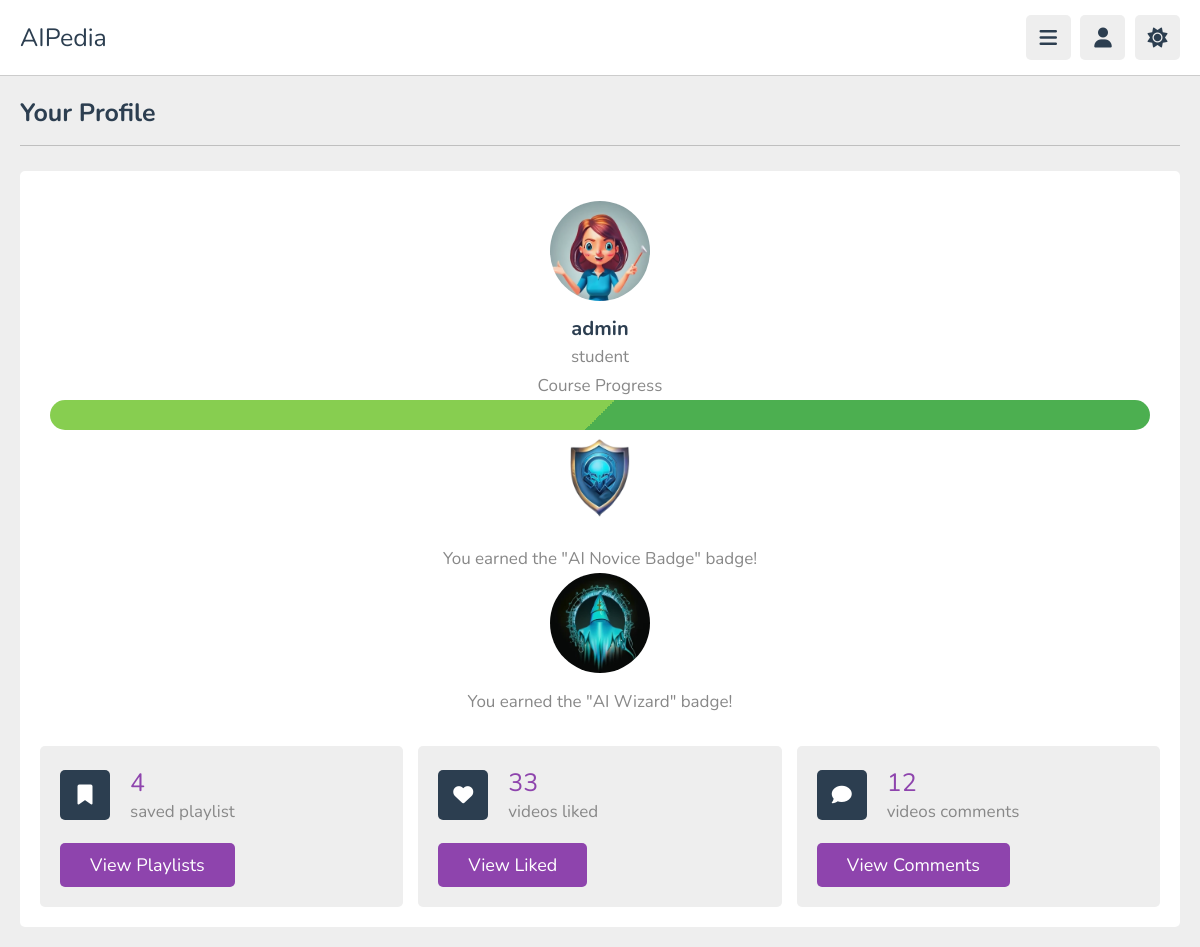
The app's page /Profile (signed in) with its own data.
### myapp/models.py (models this page shows, shortened)
class UserProfile(models.Model):
    user = models.OneToOneField(User, on_delete=models.CASCADE)
    avatar = models.ImageField(upload_to='avatars/', null=True, blank=True)

class UserBadge(models.Model):
    user = models.ForeignKey(User, on_delete=models.CASCADE)
    badge = models.ForeignKey(Badge, on_delete=models.CASCADE)
    created_at = models.DateTimeField(auto_now_add=True)

class Badge(models.Model):
    name = models.CharField(max_length=255)
    description = models.TextField()
    image = models.ImageField(upload_to='badges/')

### myapp/views.py (the view)
# urls.py: path('Profile',views.Profile,name='Profile'),
def Profile(request):
    user = request.user
    try:
        progress = UserProgress.objects.get(user=user)
        total_courses = 4  # replace with the actual total number of courses
        completed_courses = sum([getattr(progress, f'course{i}_completed') for i in range(1, total_courses + 1)])
        completed_percentage = (completed_courses / total_courses) * 100
        completed_percentage = round((completed_courses / total_courses) * 100)  # rounding off to the nearest integer
        completed_percentage_str = f'{completed_percentage}%'
        if completed_percentage < 33:
            color = 'red'
        elif completed_percentage < 66:
            color = 'yellow'
        else:
            color = 'green'
        return render(request, 'profile.html', {'progress': progress, 'completed_percentage': completed_percentage_str, 'color': color})
    except UserProgress.DoesNotExist:
        return render(request, 'profile.html', {'completed_percentage': '0%', 'color': 'red'})

### templates/profile.html (shortened to what this page needs)
<!DOCTYPE html>
{%load static%}
<html lang="en">
<head>
   <link rel="stylesheet" href="https://cdnjs.cloudflare.com/ajax/libs/font-awesome/6.1.2/css/all.min.css">
   <link rel="stylesheet" href="{% static 'style2.css' %}">
</head>
<body>
<header class="header">
   <section class="flex">
      <a href="{% url 'index'%}" class="logo">AIPedia</a>
      <div class="icons">
         <div id="menu-btn" class="fas fa-bars"></div>
         <div id="user-btn" class="fas fa-user"></div>
         <div id="toggle-btn" class="fas fa-sun"></div>
      </div>
   </section>
</header>
<section class="user-profile">
   <h1 class="heading">your profile</h1>
   <div class="info">
      <div class="user">
         <img src="{{ user.userprofile.avatar.url }}" alt="">
         <h3>{{ user.get_username }}</h3>
         <p>student</p>
         <p>Course Progress</p>
         <div class="progress-bar" data-toggle="tooltip" title="Course Progress: {{ completed_percentage }}">
            <div class="progress-bar-fill"  style=></div>
            </div>
            {% for user_badge in user.userbadge_set.all %}
    <img src="{{ user_badge.badge.image.url }}" alt="{{ user_badge.badge.name }}">
    <p>You earned the "{{ user_badge.badge.name }}" badge!</p>
{% endfor %}
      </div>
      <div class="box-container">
         <div class="box">
            <div class="flex">
               <i class="fas fa-bookmark"></i>
               <div>
                  <span>4</span>
                  <p>saved playlist</p>
               </div>
            </div>
            <a href="#" class="inline-btn">view playlists</a>
         </div>
         <div class="box">
            <div class="flex">
               <i class="fas fa-heart"></i>
               <div>
                  <span>33</span>
                  <p>videos liked</p>
               </div>
            </div>
            <a href="#" class="inline-btn">view liked</a>
         </div>
         <div class="box">
            <div class="flex">
               <i class="fas fa-comment"></i>
               <div>
                  <span>12</span>
                  <p>videos comments</p>
               </div>
            </div>
            <a href="#" class="inline-btn">view comments</a>
         </div>
      </div>
   </div>
</section>
</body>
</html>

### static/style2.css (style rules this page uses)
:root { --main-color:#8e44ad; --red:#e74c3c; --orange:#f39c12; --light-color:#888; --light-bg:#eee; --black:#2c3e50; --white:#fff; --border:.1rem solid rgba(0,0,0,.2); }
* { font-family: 'Nunito', sans-serif; margin:0; padding:0; box-sizing: border-box; outline: none; border:none; text-decoration: none; }
html { font-size: 62.5%; overflow-x: hidden; }
body { background-color: var(--light-bg); padding-left: 30rem; }
section { padding:2rem; margin: 0 auto; max-width: 1200px; }
.heading { font-size: 2.5rem; color:var(--black); margin-bottom: 2.5rem; border-bottom: var(--border); padding-bottom: 1.5rem; text-transform: capitalize; }
.inline-btn, .inline-option-btn, .inline-delete-btn, .btn, .delete-btn, .option-btn { border-radius: .5rem; color:#fff; font-size: 1.8rem; cursor: pointer; text-transform: capitalize; padding:1rem 3rem; text-align: center; margin-top: 1rem; }
.inline-btn, .inline-option-btn, .inline-delete-btn { display: inline-block; }
.btn, .inline-btn { background-color: var(--main-color); }
.header { position: sticky; top:0; left:0; right: 0; background-color: var(--white); z-index: 1000; border-bottom: var(--border); }
.header .flex { display: flex; align-items: center; justify-content: space-between; position: relative; padding: 1.5rem 2rem; }
.header .flex .logo { font-size: 2.5rem; color: var(--black); }
.header .flex .icons div { font-size: 2rem; color:var(--black); background-color: var(--light-bg); border-radius: .5rem; height: 4.5rem; width: 4.5rem; line-height: 4.5rem; cursor: pointer; text-align: center; margin-left: .7rem; }
.user-profile .info { background-color: var(--white); border-radius: .5rem; padding: 2rem; }
.user-profile .info .user { text-align: center; margin-bottom: 2rem; padding: 1rem; }
.user-profile .info .user img { height: 10rem; width: 10rem; border-radius: 50%; object-fit: cover; margin-bottom: 1rem; }
.user-profile .info .user h3 { font-size: 2rem; color: var(--black); }
.user-profile .info .user p { font-size: 1.7rem; color: var(--light-color); padding: .3rem 0; }
.user-profile .info .box-container { display: flex; flex-wrap: wrap; gap: 1.5rem; }
.user-profile .info .box-container .box { background-color: var(--light-bg); border-radius: .5rem; padding: 2rem; flex: 1 1 25rem; }
.user-profile .info .box-container .box .flex { display: flex; align-items: center; gap: 2rem; margin-bottom: 1rem; }
.user-profile .info .box-container .box .flex i { font-size:2rem; color: var(--white); background-color: var(--black); text-align: center; border-radius: .5rem; height: 5rem; width: 5rem; line-height: 4.9rem; }
.user-profile .info .box-container .box .flex span { font-size: 2.5rem; color: var(--main-color); }
.user-profile .info .box-container .box .flex p { color: var(--light-color); font-size: 1.7rem; }
@media (max-width:1200px) { body { padding-left: 0; } }

### records on screen
UserBadge: badge.image (picture), badge.name "AI Novice Badge"
UserBadge: badge.image (picture), badge.name "AI Wizard"

### other values on screen
{{ user.get_username }} "admin"
